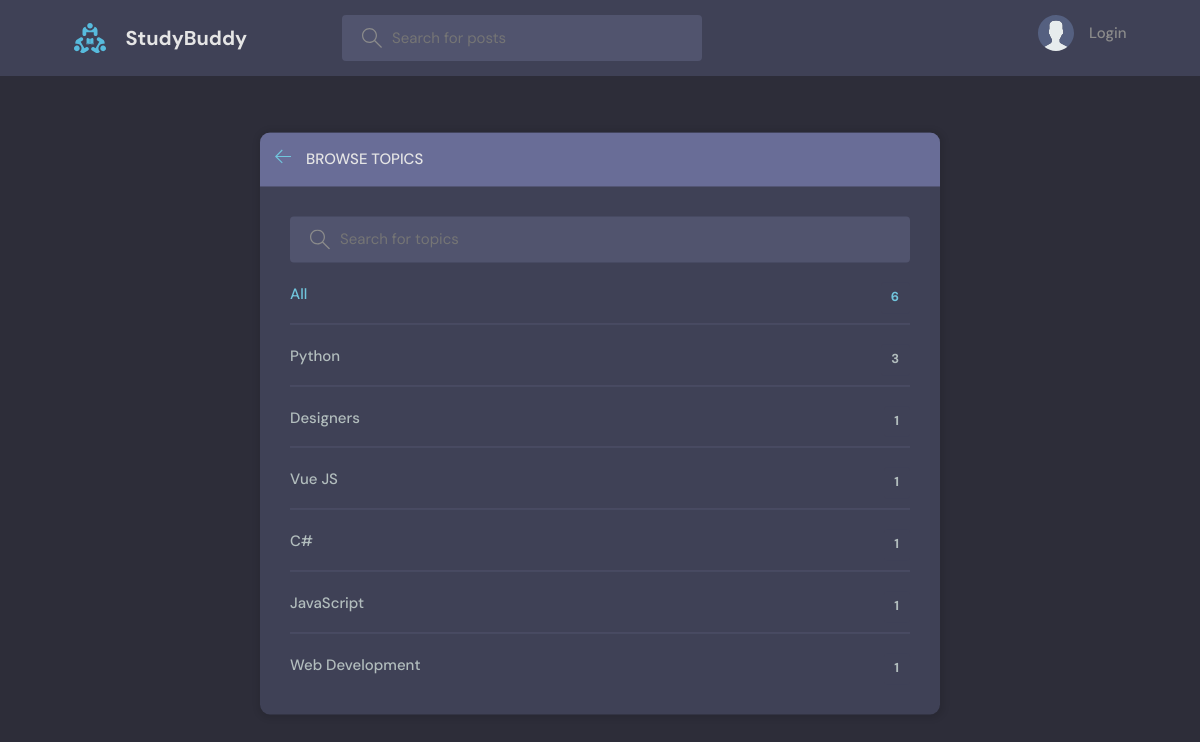
Page /topics/ on the committed database.
### base/models.py (models this page shows, shortened)
class Topic(models.Model):
    name = models.CharField(max_length=200)

### base/views.py (the view)
# urls.py: path('topics/', views.topicsPage, name="topics"),
def topicsPage(request):
    q = request.GET.get('q') if request.GET.get('q') != None else ''
    topics = Topic.objects.filter(name__icontains=q)
    return render(request, 'base/topics.html', {'topics': topics})

### base/templates/base/topics.html (shortened to what this page needs)
{% extends 'main.html' %}
{% block content %}
<main class="create-room layout">
  <div class="container">
    <div class="layout__box">
      <div class="layout__boxHeader">
        <div class="layout__boxTitle">
          <a href="{% url 'home' %}">
            <svg version="1.1" xmlns="http://www.w3.org/2000/svg" width="32" height="32" viewBox="0 0 32 32">
              <title>arrow-left</title>
              <path
                d="M13.723 2.286l-13.723 13.714 13.719 13.714 1.616-1.611-10.96-10.96h27.625v-2.286h-27.625l10.965-10.965-1.616-1.607z">
              </path>
            </svg>
          </a>
          <h3>Browse Topics</h3>
        </div>
      </div>
      <div class="topics-page layout__body">
        <form action="" method="GET" class="header__search">
          <label>
            <input name="q" placeholder="Search for topics" />
          </label>
        </form>
        <ul class="topics__list">
          <li>
            <a href="{% url 'topics' %}" class="active">All <span>{{topics.count}}</span></a>
          </li>
          {% for topic in topics %}
          <li>
            <a href="{% url 'home' %}?q={{topic.name}}">{{ topic.name }} <span>{{topic.room_set.all.count}}</span></a>
          </li>
          {% endfor %}
        </ul>
      </div>
    </div>
  </div>
</main>
{% endblock content %}

### static/styles/style.css (style rules this page uses)
:root { --color-main: #71c6dd; --color-main-light: #e1f6fb; --color-dark: #3f4156; --color-dark-medium: #51546e; --color-dark-light: #696d97; --color-light: #e5e5e5; --color-gray: #8b8b8b; --color-light-gray: #b2bdbd; --color-bg: #2d2d39; --color-success: #5dd693; --color-error: #fc4b0b; }
* { font-family: "DM Sans", -apple-system, BlinkMacSystemFont, "Segoe UI", Roboto, Oxygen, Ubuntu, Cantarell, "Open Sans", "Helvetica Neue", sans-serif; margin: 0; padding: 0; box-sizing: border-box; text-rendering: optimizeLegibility; font-size: inherit; }
html { font-size: 56.25%; }
@media only screen and (min-width: 1200px) { html { font-size: 62.5%; } }
body { line-height: 1.6; font-weight: 400; font-size: 1.5rem; color: var(--color-light-gray); background-color: var(--color-bg); min-height: 100vh; }
a { display: inline-block; color: var(--color-main); text-decoration: none; }
.container { max-width: 120rem; width: 90%; margin: auto; }
.header__search > label { background-color: var(--color-dark-medium); padding: 1.3rem 1rem; display: flex; align-items: center; gap: 1rem; border-radius: 4px; }
.header__search svg { fill: var(--color-gray); width: 2rem; height: 2rem; margin-left: 1rem; }
.header__search input { width: 30rem; background: transparent; border: none; outline: none; color: var(--color-light); }
.layout { margin-top: 2.4rem; }
.layout > .container { display: flex; justify-content: space-between; align-items: flex-start; }
.layout__box { width: 90%; max-width: 48rem; min-height: 40rem; position: absolute; top: 50%; left: 50%; transform: translate(-50%, -46%); background-color: var(--color-dark); border-radius: 1rem; box-shadow: 1px 1px 6px 3px rgba(0, 0, 0, 0.1); overflow: hidden; }
.layout__boxHeader { display: flex; padding: 1.5rem; background-color: var(--color-dark-light); }
.layout__boxTitle { display: flex; gap: 1.5rem; align-items: center; }
.layout__boxTitle h3 { text-transform: uppercase; font-weight: 500; color: var(--color-light); }
.layout__boxTitle svg { width: 1.6rem; height: 1.6rem; fill: var(--color-main); }
.layout__body { margin: 3rem; }
.topics__list { list-style: none; }
.topics__list li a { display: flex; justify-content: space-between; margin-bottom: 3rem; font-weight: 500; color: var(--color-light-gray); transition: all 0.3s ease-in-out; }
.topics__list li a.active, .topics__list li a:hover { color: var(--color-main); }
.topics__list li a span { padding: 0.5rem 1rem; background-color: var(--color-dark); border-radius: 3px; font-size: 1.3rem; font-weight: 700; letter-spacing: 1px; }
.topics-page .topics__list li:not(:last-child) a { margin: 2rem 0; padding-bottom: 1rem; text-decoration: none; border-bottom: 1px solid var(--color-dark-medium); }
.topics-page .header__search { display: block; }
.create-room.layout .layout__box { max-width: 68rem; }

### rows in the picture
Topic: name "Python", room_set.all.count "3"
Topic: name "Designers", room_set.all.count "1"
Topic: name "Vue JS", room_set.all.count "1"
Topic: name "C#", room_set.all.count "1"
Topic: name "JavaScript", room_set.all.count "1"
Topic: name "Web Development", room_set.all.count "1"

### other values in the picture
{{ topics.count }} "6"
